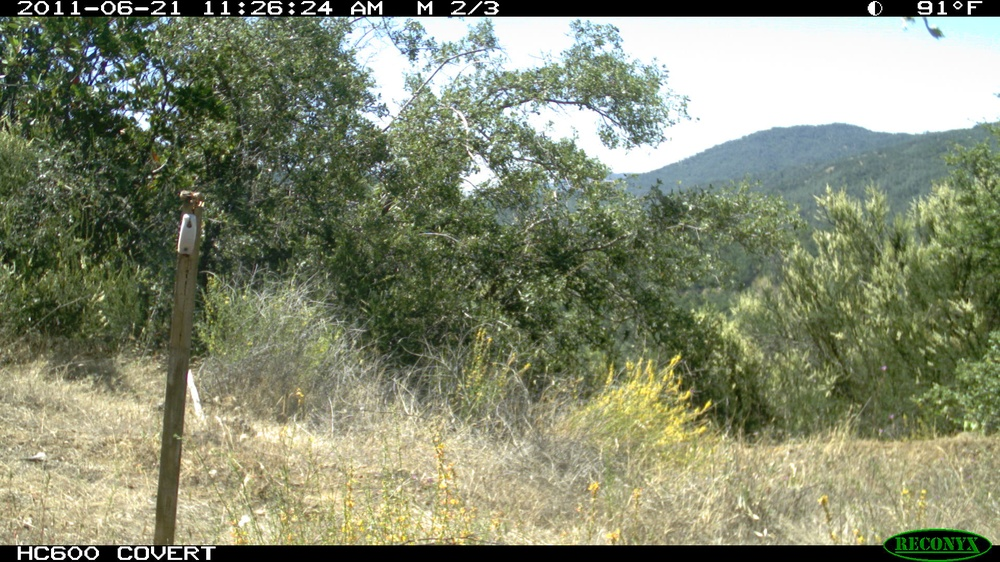
//> input picture Algo/back.JPG, 1000 x 562 px, shrunk from 1920 x 1080 before the run
$ ./test2   (built with g++ and OpenCV 4)
//> lines starting //> are read from the running program, lines starting //| are printed output that depends on the picture; after the words box and inside, x2 and y2 are one past the last pixel; in counts of white or black regions, pixels touching at a corner belong together
#include <opencv2/highgui/highgui.hpp>
#include <opencv2/imgproc/imgproc.hpp>
#include <opencv2/core/core.hpp>
#include <opencv2/imgcodecs/imgcodecs.hpp>
#include <opencv2/imgproc.hpp>
#include <opencv2/videoio.hpp>
#include <opencv2/highgui.hpp>
#include <opencv2/video.hpp>
#include <cv.hpp>
#include <opencv2/video/background_segm.hpp>

#include <iostream>
//#include <Windows.h>

using namespace cv;
using namespace std;

//Global variables
Mat curFrame;   //current frame
int keyboard = 0;   //input from keyboard

void processImages();
string generateFileName(int index);
bool checkGrayscale(Mat src);

void overlayImage(const cv::Mat &background, const cv::Mat &foreground,
                  cv::Mat &output, cv::Point2i location)
{
    background.copyTo(output);


    // start at the row indicated by location, or at row 0 if location.y is negative.
    for(int y = std::max(location.y , 0); y < background.rows; ++y)
    {
        int fY = y - location.y; // because of the translation

        if(fY >= foreground.rows)
            break;

        // start at the column indicated by location,

        // or at column 0 if location.x is negative.
        for(int x = std::max(location.x, 0); x < background.cols; ++x)
        {
            int fX = x - location.x; // because of the translation.

            // we are done with this row if the column is outside of the foreground image.
            if(fX >= foreground.cols)
                break;

            bool flag = 0;

            for(int c = 0; c < output.channels(); ++c)
            {
                unsigned char foregroundPx =
                foreground.data[fY * foreground.step + fX * foreground.channels() + c];

                if (foregroundPx >= 230)
                    flag = 1;

            }
                if (flag == 1)
                    continue;


            // but only if opacity > 0.
            for(int c = 0; c < output.channels(); ++c)
            {
                unsigned char foregroundPx =
                foreground.data[fY * foreground.step + fX * foreground.channels() + c];


                output.data[y*output.step + output.channels()*x + c] =  foregroundPx;

            }
        }
    }
}

int main()
{
    processImages();

    destroyAllWindows();
    return EXIT_SUCCESS;
}

void processImages()
{
    namedWindow("Background", CV_WINDOW_NORMAL);
    namedWindow("Foreground", CV_WINDOW_NORMAL);
    namedWindow("Result", CV_WINDOW_NORMAL);

    string fileName;
    Mat b = imread("back.JPG");
//> b is the input picture: 562 rows x 1000 cols, CV_8UC3; mean B, G, R 110.4, 136, 130.4
    Mat f = imread("fore.jpg");
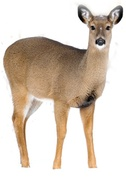
//> input picture Algo/fore.jpg, 126 x 178 px, shrunk from 242 x 341 before the run
//> f is the input picture: 178 rows x 126 cols, CV_8UC3; mean B, G, R 193.4, 205.8, 218
    Mat r;

    imshow("Background", b);
    imshow("Foreground", f);

    overlayImage(b, f,
                 r, Point(500,500));
//> the loop in overlayImage, `for(int y = std::max(location.y , 0); y < background.rows; ++y)` made 62 passes
//> after the loop in overlayImage, `for(int y = std::max(location.y , 0); y < background.rows; ++y)`:
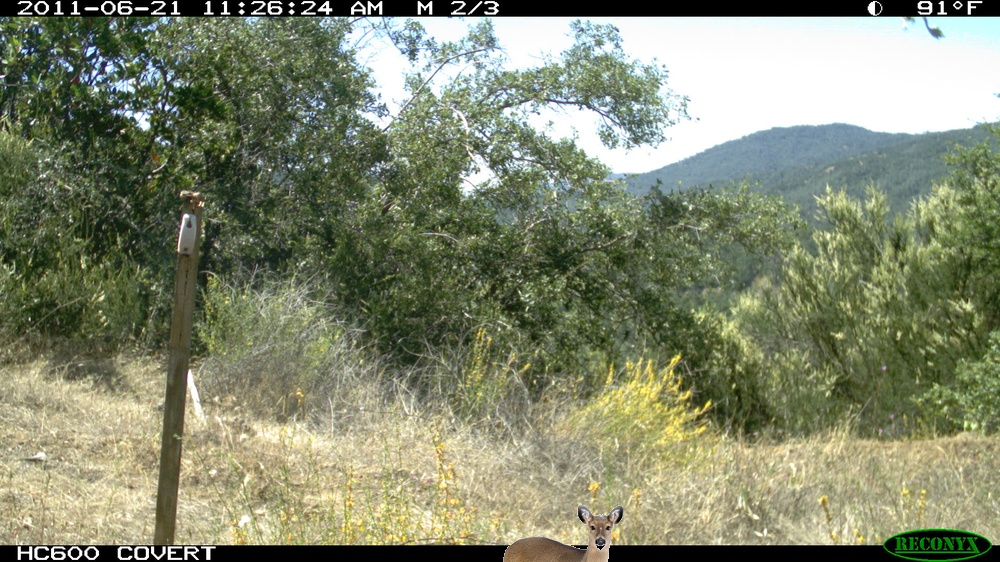
//> output: 562 rows x 1000 cols, CV_8UC3; 0.56% of pixels changed, all inside (x1, y1, x2, y2) = (503, 504, 623, 562)

    imshow("Result", r);

    while ((char)keyboard != 'q' && (char)keyboard != 27)
        keyboard = waitKey(0);
//> the 'q' key is pressed
}

string generateFileName(int index = 1)
{
    const string path = "/Users/will/Desktop/DATA/";
    const string prefix = "IMG_";
    const string suffix = ".JPG";
    string name = path + prefix;

    int n = 0;
    for (int i = index; i > 9; i /= 10)
        n++;

    for (int i = 0; i < 3 - n; i++)
        name = name + '0';

    name = name + to_string(index) + suffix;

    return name;
}

int countPixels(Mat a)
{
    return countNonZero(a);
}


bool checkGrayscale(Mat src)
{
    Mat bgr[3];
    split(src,bgr);//split source

    cv::Mat diff = bgr[0] != bgr[1];
    bool eq = cv::countNonZero(diff) == 0;
    cout << eq << endl;
    return eq;
}
